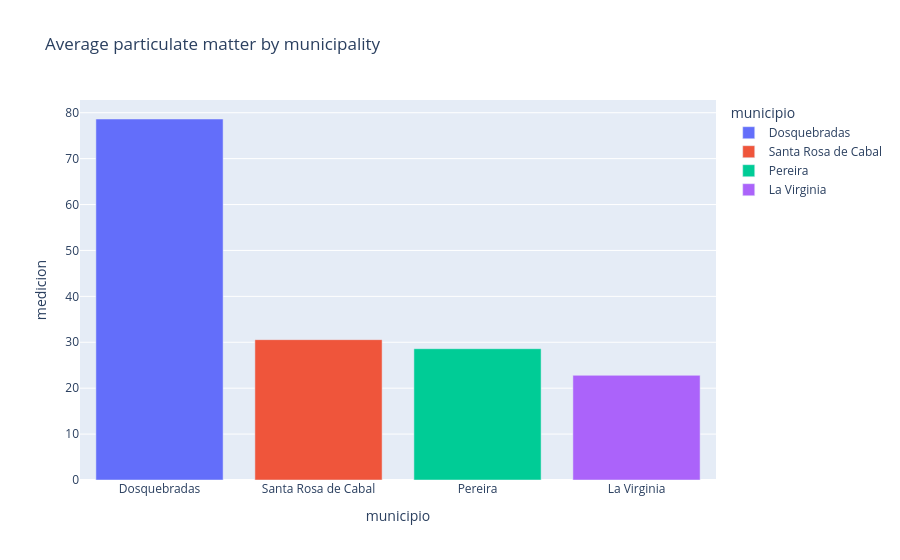

Here is the notebook cell this chart was saved with:
### Markdown cell above
## Parte 3. Comparación entre municipios

Crea un gráfico de barras con el promedio de medición por municipio.

### Code cell
municipio_df = (
    df.groupby('municipio', as_index=False)['medicion']
    .mean()
    .sort_values('medicion', ascending=False)
)

fig = px.bar(
    municipio_df,
    x='municipio',
    y='medicion',
    color='municipio',
    title='Average particulate matter by municipality'
)
fig.show()

### Figure 1 — Plotly figure (JSON) as saved in the notebook; plotly's stock layout.template omitted (floating-point values rounded to 4 significant figures)
{"data": [{"hovertemplate": "municipio=%{x}<br>medicion=%{y}<extra></extra>", "legendgroup": "Dosquebradas", "marker": {"color": "#636efa", "pattern": {"shape": ""}}, "name": "Dosquebradas", "orientation": "v", "showlegend": true, "textposition": "auto", "type": "bar", "x": ["Dosquebradas"], "xaxis": "x", "y": [78.63], "yaxis": "y"}, {"hovertemplate": "municipio=%{x}<br>medicion=%{y}<extra></extra>", "legendgroup": "Santa Rosa de Cabal", "marker": {"color": "#EF553B", "pattern": {"shape": ""}}, "name": "Santa Rosa de Cabal", "orientation": "v", "showlegend": true, "textposition": "auto", "type": "bar", "x": ["Santa Rosa de Cabal"], "xaxis": "x", "y": [30.57], "yaxis": "y"}, {"hovertemplate": "municipio=%{x}<br>medicion=%{y}<extra></extra>", "legendgroup": "Pereira", "marker": {"color": "#00cc96", "pattern": {"shape": ""}}, "name": "Pereira", "orientation": "v", "showlegend": true, "textposition": "auto", "type": "bar", "x": ["Pereira"], "xaxis": "x", "y": [28.6], "yaxis": "y"}, {"hovertemplate": "municipio=%{x}<br>medicion=%{y}<extra></extra>", "legendgroup": "La Virginia", "marker": {"color": "#ab63fa", "pattern": {"shape": ""}}, "name": "La Virginia", "orientation": "v", "showlegend": true, "textposition": "auto", "type": "bar", "x": ["La Virginia"], "xaxis": "x", "y": [22.8], "yaxis": "y"}], "layout": {"barmode": "relative", "legend": {"title": {"text": "municipio"}, "tracegroupgap": 0}, "title": {"text": "Average particulate matter by municipality"}, "xaxis": {"anchor": "y", "categoryarray": ["Dosquebradas", "Santa Rosa de Cabal", "Pereira", "La Virginia"], "categoryorder": "array", "domain": [0, 1], "title": {"text": "municipio"}}, "yaxis": {"anchor": "x", "domain": [0, 1], "title": {"text": "medicion"}}}}
